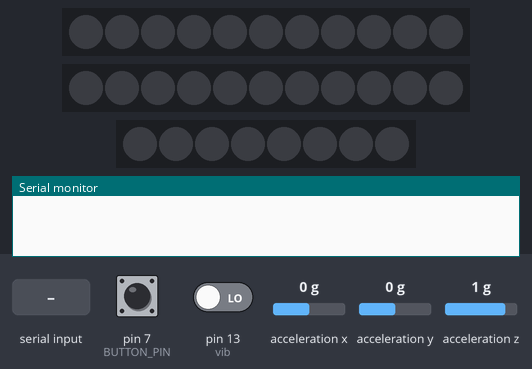
Recording of a sketch running on a simulated Arduino Uno, built with avr-gcc and run on an emulated ATmega328P. Shown: 2 × 11 RGB LEDs in strip order, left to right, 8 RGB LEDs in strip order, left to right, the last lines printed to the serial monitor. Wiring (inferred from the names in the program): ADXL345 accelerometer at I2C address 0x53. Inputs (shaded band) come from the test bench; at power-on: pin 7 (BUTTON_PIN) HIGH, pin 13 (vib) LOW, acceleration x 0 g, acceleration y 0 g, acceleration z 1 g. Dim RGB values are drawn brighter than linear.

Above: at 1.2 s.
1.3 s: "13\n" received over the second serial link
At 2.8 s:
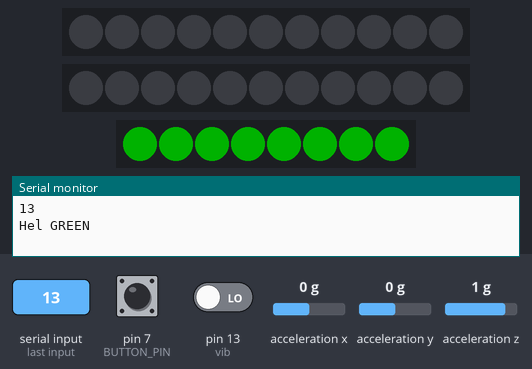
5.6 s: pin 7 (BUTTON_PIN) pulled LOW for 3.2 s
At 8.5 s:
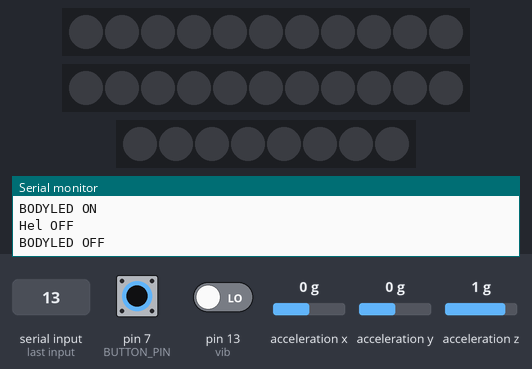
At 9.5 s:
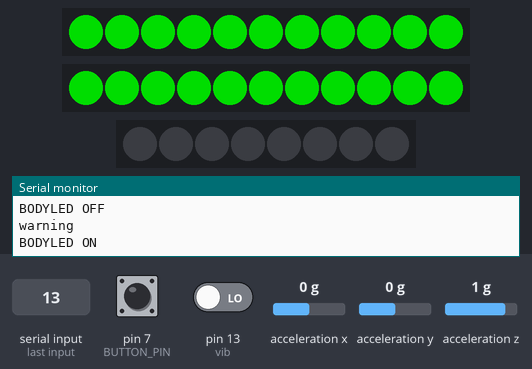
Timing chart, 0 to 11.0 s (numbered marks = the images above; inputs shaded):
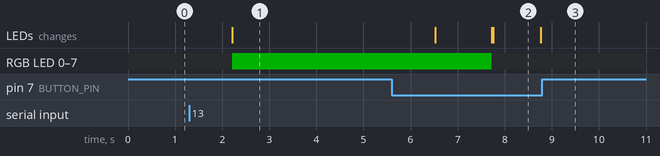

The sketch:

ArduinoCode.ino
```cpp
#include <Arduino.h>
#include <SoftwareSerial.h>
#include <Adafruit_NeoPixel.h>
#include <Wire.h>
#ifdef __AVR__
#include <avr/power.h> // 16 MHz Adafruit Trinket을 위한 필요 코드
int vib = 13;
#endif
unsigned long startTime = 0;
bool conditionMet = false;
unsigned long helStartTime = 0;
bool helConditionMet = false;
#define PIN 8 // NeoPixel 데이터 라인을 위한 핀 정의 몸왼쪽
#define NUMPIXELS 11 // 일반적인 NeoPixel 링 크기

#define PIN2 9 // NeoPixel 데이터 라인을 위한 핀 정의 몸오른쪽
#define NUMPIXELS2 11 // 일반적인 NeoPixel 링 크기

#define PIN3 10 // NeoPixel 데이터 라인을 위한 핀 정의  헬멧
#define NUMPIXELS3 8 // 일반적인 NeoPixel 링 크기

#define DELAYVAL 500 // NeoPixel 애니메이션을 위한 지연 시간

const int BUTTON_PIN = 7; // Button pin
SoftwareSerial mySerial(2, 3); // TX2번, RX3번
String input;
Adafruit_NeoPixel pixels(NUMPIXELS, PIN, NEO_GRB + NEO_KHZ800);
Adafruit_NeoPixel pixels2(NUMPIXELS2, PIN2, NEO_GRB + NEO_KHZ800);
Adafruit_NeoPixel pixels3(NUMPIXELS3, PIN3, NEO_GRB + NEO_KHZ800);

int bodyon = 0;
unsigned long lastDebounceTime = 0; // for button debouncing
unsigned long debounceDelay = 50; // debounce time in milliseconds
int lastButtonState = HIGH;
int buttonState;
//가속도  아날로그 01
// ADXL345 register address
#define POWER_CTL 0x2D
#define DATA_FORMAT 0x31
#define X_axis 0x32
#define Y_axis 0x34
#define Z_axis 0x36

#define Range_2g 0
#define Range_4g 1
#define Range_8g 2
#define Range_16g 3

#define I2C_Address 0x53
int prevX, prevY, prevZ;

void setup() {
  Wire.begin();
  Serial.begin(9600);
  mySerial.begin(9600);
  #if defined(__AVR_ATtiny85__) && (F_CPU == 16000000)
  clock_prescale_set(clock_div_1);
  #endif
  pixels.begin();
  pixels.clear();
  pixels.show(); // Initialize all pixels to 'off'

  pixels2.begin();
  pixels2.clear();
  pixels2.show(); // Initialize all pixels to 'off'

  pixels3.begin();
  pixels3.clear();
  pixels3.show(); // Initialize all pixels to 'off'

  pinMode(BUTTON_PIN, INPUT_PULLUP);
  Init_ADXL345(Range_2g);

  // 초기 축 값 읽기
  prevX = Read_Axis(X_axis);
  prevY = Read_Axis(Y_axis);
  prevZ = Read_Axis(Z_axis);

  pinMode(vib, INPUT);    // 센서 핀 입력 설정
}

void loop() {
  // HC-12 모듈로부터 데이터 수신 및 처리
  if (mySerial.available() > 0) { // Read from HC-12 and send to serial monitor
    input = readString(mySerial);
    Serial.println(input);
  }

  // 받은 입력이 설정한 값과 동일한지 확인하여 LED를 제어
  if (input == "13" && !helConditionMet) {
    pixels3.setBrightness(100);
    for (int i = 0; i < NUMPIXELS3; i++) {
      pixels3.setPixelColor(i, pixels3.Color(0, 150, 0));
    }
    pixels3.show();
    Serial.println("Hel GREEN");

    helStartTime = millis();
    helConditionMet = true;
    input="asd";
  }

  if (helConditionMet && millis() - helStartTime >= 5000) {
    // 5초가 지났으면 LED 끄기
    for (int i = 0; i < NUMPIXELS3; i++) {
      pixels3.setPixelColor(i, pixels3.Color(0, 0, 0));
    }
    pixels3.show();
    Serial.println("Hel OFF");

    helConditionMet = false;
    delay(20);
  }

  // 버튼 입력에 대한 채터링 방지
  int reading = digitalRead(BUTTON_PIN);
  if (reading != lastButtonState) {
    lastDebounceTime = millis();
  }

  if ((millis() - lastDebounceTime) > debounceDelay) {
    // 버튼 상태가 안정화되었을 때만 처리
    if (reading != buttonState) {
      buttonState = reading;

      if (buttonState == LOW) {
        if (bodyon == 0) {
          mySerial.print("13\n");
          for (int i = 0; i < NUMPIXELS; i++) {
            pixels.setPixelColor(i, pixels.Color(0, 150, 0));
          }
          for (int i = 0; i < NUMPIXELS2; i++) {
            pixels2.setPixelColor(i, pixels2.Color(0, 150, 0));
          }
          pixels.show(); // 업데이트된 픽셀 색상을 하드웨어에 전송
          pixels2.show(); // 업데이트된 픽셀 색상을 하드웨어에 전송
          Serial.println("BODYLED ON");
          bodyon = 1;
        } else {
          mySerial.print("13\n");
          for (int i = 0; i < NUMPIXELS; i++) {
            pixels.setPixelColor(i, pixels.Color(0, 0, 0));
          }
          for (int i = 0; i < NUMPIXELS2; i++) {
            pixels2.setPixelColor(i, pixels2.Color(0, 0, 0));
          }
          pixels.show(); // 업데이트된 픽셀 색상을 하드웨어에 전송
          pixels2.show(); // 업데이트된 픽셀 색상을 하드웨어에 전송
          Serial.println("BODYLED OFF");
          bodyon = 0;
        }
      }
    }
  }

  lastButtonState = reading;

  // 시리얼 모니터로부터 입력된 정보를 HC-12 모듈로 보내기
  if (Serial.available() > 0) {
    String output = Serial.readStringUntil('\n');
    mySerial.println(output);
  }

  int currX = Read_Axis(X_axis);
  int currY = Read_Axis(Y_axis);
  int currZ = Read_Axis(Z_axis);

  //3축 출력
  // Serial.print("X: ");
  // Serial.print(currX);
  // Serial.print("  Y: ");
  // Serial.print(currY);
  // Serial.print("  Z: ");
  // Serial.print(currZ);
  // Serial.println();

  // 변화량 계산
  int deltaX = abs(currX - prevX);
  int deltaY = abs(currY - prevY);
  int deltaZ = abs(currZ - prevZ);

  long measurement = TP_init();
  // 변화량이 7 미만일 때 LED 켜기
  if (deltaX < 7 && deltaY < 7 && deltaZ < 7 && measurement == 0) {
    if (!conditionMet) {
      // 조건이 처음으로 만족되면 타이머 시작
      startTime = millis();
      conditionMet = true;
    } else if (millis() - startTime >= 5000 && bodyon == 0) {
      // 조건이 만족되고 5초가 경과했으면
      mySerial.print("13\n");
      Serial.println("warning");
      for (int i = 0; i < NUMPIXELS; i++) {
        pixels.setPixelColor(i, pixels.Color(0, 150, 0));
      }
      for (int i = 0; i < NUMPIXELS2; i++) {
        pixels2.setPixelColor(i, pixels2.Color(0, 150, 0));
      }
      pixels.show(); // 업데이트된 픽셀 색상을 하드웨어에 전송
      pixels2.show(); // 업데이트된 픽셀 색상을 하드웨어에 전송
      Serial.println("BODYLED ON");
      bodyon = 1;
    }
  } else {
    // 조건이 만족되지 않으면 타이머와 상태를 리셋
    conditionMet = false;
  }

  // 이전 값 업데이트
  prevX = currX;
  prevY = currY;
  prevZ = currZ;
  // Serial.println(TP_init()); //진동센서 test

  delay(100);
}

String readString(SoftwareSerial& serial) {
  String result = "";
  while (serial.available() > 0) {
    char ch = serial.read();
    if (isPrintable(ch) && ch != '\n' && ch != '\r') {
      result += ch;
    }
  }
  return result;
}

// I2C 인터페이스를 통해 축을 읽음
int Read_Axis(byte a) {
  int data;

  Wire.beginTransmission(I2C_Address);
  Wire.write(a);
  Wire.endTransmission();

  Wire.beginTransmission(I2C_Address);
  Wire.requestFrom(I2C_Address, 2);

  if (Wire.available()) {
    data = (int)Wire.read();
    data = data | (Wire.read() << 8);
  } else {
    data = 0;
  }

  Wire.endTransmission();
  return data;
}

// ADXL345 초기화
void Init_ADXL345(byte r) {
  Wire.beginTransmission(I2C_Address);

  // 감도설정
  Wire.write(DATA_FORMAT);
  Wire.write(r);
  Wire.endTransmission();

  // 측정모드로 전환
  Wire.beginTransmission(I2C_Address);
  Wire.write(POWER_CTL);
  Wire.write(0x08);
  Wire.endTransmission();
}

long TP_init() {
  long measurement = pulseIn(vib, HIGH);
  return measurement;
}
```

Measured:
- after the input at 1.3 s, RGB LED 0–7: off → RGB(0, 59, 0) after 0.91 s; the LEDs: change after 0.91 s (image 1)
- after the input at 5.6 s, the LEDs: first differ from a run without the input after 2.2 s (image 2)
- what the display in image 2 shows lasts 1.0 s, from 7.8 s to 8.8 s
